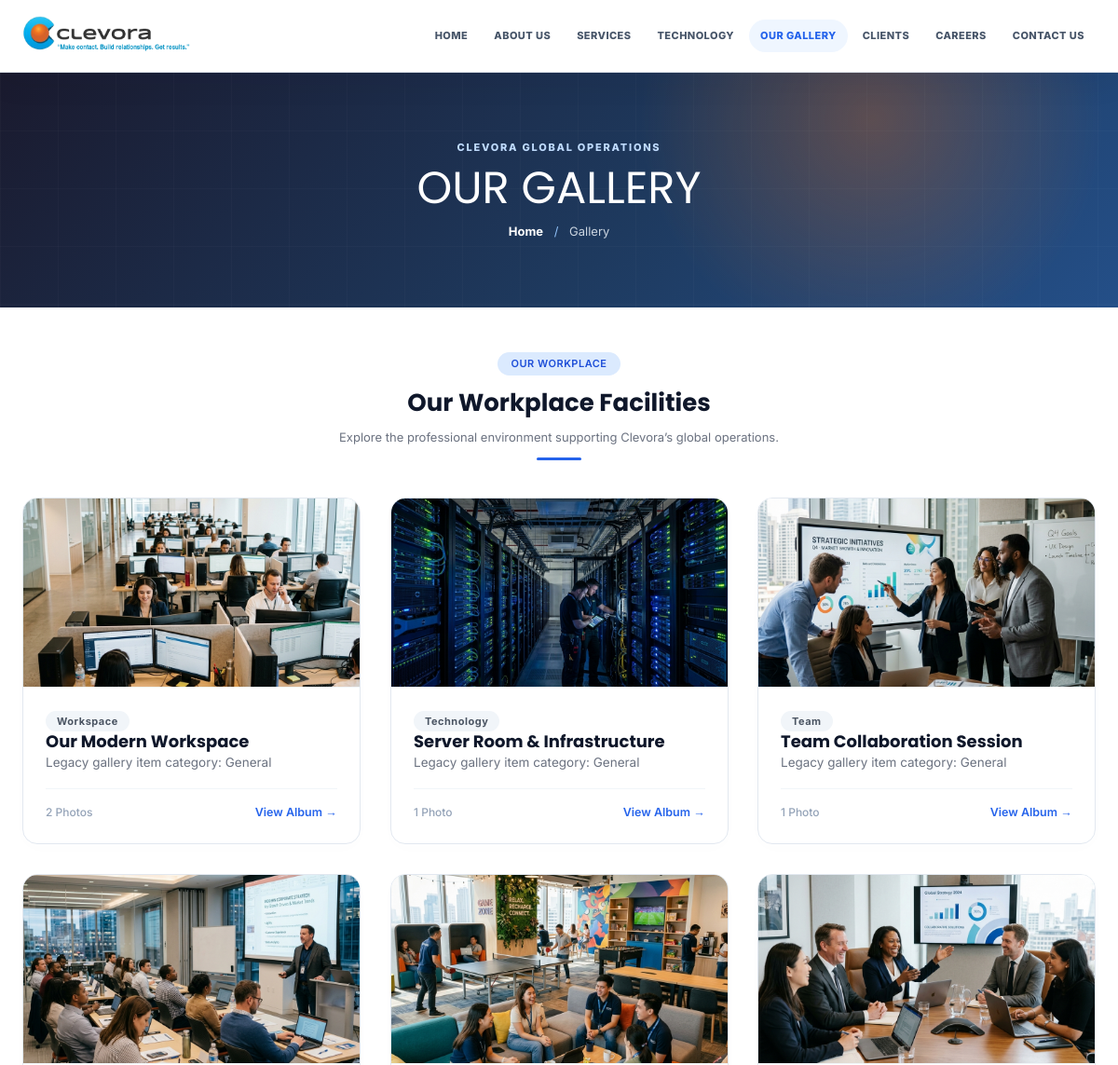
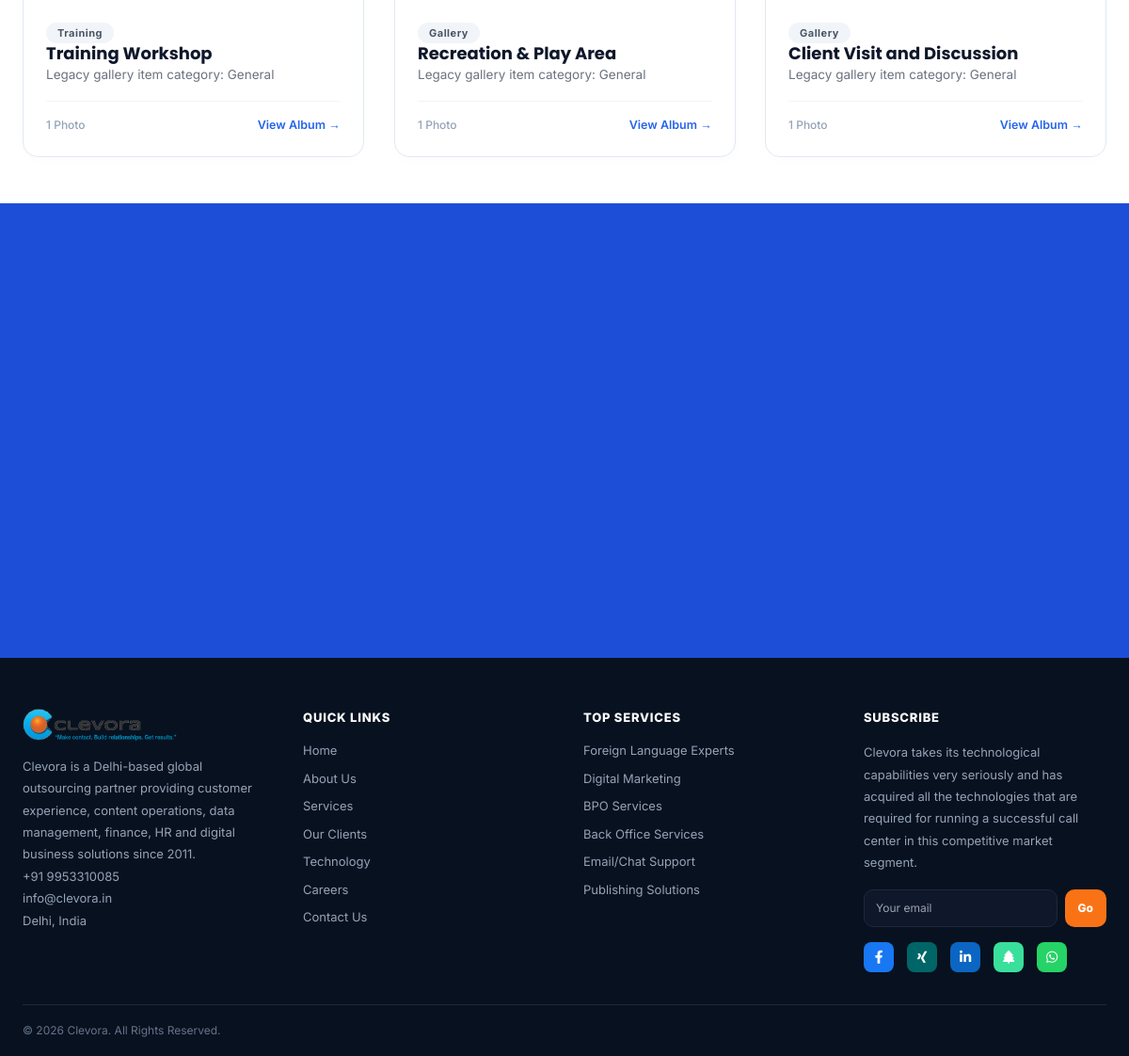
/album.php, run on the app's committed database (2 pictures, top to bottom).
### tables this page shows
CREATE TABLE `gallery_albums` (
  `id` int(11) NOT NULL AUTO_INCREMENT,
  `title` varchar(255) NOT NULL,
  `slug` varchar(255) NOT NULL,
  `description` text DEFAULT NULL,
  `cover_image` varchar(255) DEFAULT NULL,
  `sort_order` int(11) DEFAULT 0,
  `is_active` tinyint(4) DEFAULT 1,
  `created_at` timestamp NOT NULL DEFAULT current_timestamp(),
  `updated_at` timestamp NOT NULL DEFAULT current_timestamp() ON UPDATE current_timestamp(),
  PRIMARY KEY (`id`),
  UNIQUE KEY `slug` (`slug`)
);

CREATE TABLE `site_settings` (
  `setting_key` varchar(100) NOT NULL,
  `setting_value` longtext DEFAULT NULL,
  PRIMARY KEY (`setting_key`)
);

### includes/db.php (called while the page is built, shortened)
<?php
function setting(string $key, ?PDO $pdo): string {
    try {
        $s = $pdo->prepare("SELECT setting_value FROM site_settings WHERE setting_key = ?");
        $s->execute([$key]);
        $val = $s->fetchColumn();
        return $val !== false ? $val : get_default_setting($key);
    } catch (Exception $e) {
        return get_default_setting($key);
    }
}

### album.php (the view, shortened to what this page needs)
<?php
require_once 'includes/header.php';
include 'includes/page-banner.php';
$albums = [];
if ($pdo) {
    try {
        $albums = $pdo->query("
            SELECT a.*, COUNT(i.id) as photo_count
            FROM gallery_albums a
            INNER JOIN gallery_images i ON a.id = i.album_id
            WHERE a.is_active = 1 AND i.is_active = 1
            GROUP BY a.id
            ORDER BY a.sort_order ASC, a.id DESC
        ")->fetchAll();
    } catch (Exception $e) {
        error_log('Gallery albums query error: ' . $e->getMessage());
    }
}
?>
<div style="max-width:1200px; margin:0 auto; padding:48px 24px;" class="space-y-16">
  <div class="space-y-8">
    <div style="text-align:center; margin-bottom:40px;">
      <span style="display:inline-block; background:#dbeafe; color:#1d4ed8;
                   font-size:11px; font-weight:600; padding:4px 14px;
                   border-radius:20px; letter-spacing:.5px; margin-bottom:10px;">
        OUR WORKPLACE
      </span>
      <h2 style="font-size:26px; font-weight:700; color:#0f172a; margin-bottom:8px;">
        Our Workplace Facilities
      </h2>
      <p style="font-size:13px; color:#6b7280; max-width:500px; margin:0 auto;">
        Explore the professional environment supporting Clevora’s global operations.
      </p>
      <div style="width:48px; height:3px; background:#2563eb;
                  border-radius:2px; margin:12px auto 0;"></div>
    </div>
    <div class="grid grid-cols-1 md:grid-cols-3 gap-8">
      <?php foreach($albums as $idx => $alb):
        $tag = 'Gallery';
        if (stripos($alb['title'], 'workspace') !== false) {
            $tag = 'Workspace';
        } elseif (stripos($alb['title'], 'server') !== false || stripos($alb['title'], 'technology') !== false) {
            $tag = 'Technology';
        } elseif (stripos($alb['title'], 'team') !== false || stripos($alb['title'], 'collaboration') !== false) {
            $tag = 'Team';
        } elseif (stripos($alb['title'], 'training') !== false) {
            $tag = 'Training';
        } elseif (stripos($alb['title'], 'network') !== false || stripos($alb['title'], 'infrastructure') !== false) {
            $tag = 'Infrastructure';
        }
        if (isset($alb['fallback_images'])) {
            $images_list = $alb['fallback_images'];
        } else {
            $images_list = [];
            if ($pdo) {
                try {
                    $img_stmt = $pdo->prepare("SELECT image as url, caption FROM gallery_images WHERE album_id = ? AND is_active = 1 ORDER BY sort_order ASC, id ASC");
                    $img_stmt->execute([$alb['id']]);
                    $images_list = $img_stmt->fetchAll();
                } catch (Exception $e) {
                    error_log('Gallery images query error: ' . $e->getMessage());
                }
            }
        }
        $images_json = htmlspecialchars(json_encode($images_list), ENT_QUOTES, 'UTF-8');
      ?>
      <div class="gallery-card"
           onclick="openLightbox(<?= $alb['id'] ?>)"
           data-album-id="<?= $alb['id'] ?>"
           data-album-title="<?= htmlspecialchars($alb['title'], ENT_QUOTES, 'UTF-8') ?>"
           data-images="<?= $images_json ?>"
           style="cursor:pointer; background:#fff; border:1px solid #e2e8f0; border-radius:16px; overflow:hidden; display:flex; flex-direction:column; box-shadow:0 4px 20px rgba(0,0,0,0.01); transition:transform 0.2s, box-shadow 0.2s;"
           onmouseover="this.style.transform='translateY(-4px)'; this.style.boxShadow='0 10px 30px rgba(0,0,0,0.06)';"
           onmouseout="this.style.transform='translateY(0)'; this.style.boxShadow='0 4px 20px rgba(0,0,0,0.01)';">
        <div style="aspect-ratio:16/9; overflow:hidden; background:#f1f5f9; border-bottom:1px solid #f1f5f9; position:relative;">
          <img src="<?=htmlspecialchars($alb['cover_image'])?>"
               alt="<?=htmlspecialchars($alb['title']??'')?>"
               loading="lazy"
               style="width:100%; height:100%; object-fit:cover;">
        </div>
        <div style="padding:24px; flex:1; display:flex; flex-direction:column; justify-content:space-between; gap:16px;">
          <div class="space-y-3">
            <div>
              <span style="font-size:11px; font-weight:700; color:#4b5563; background:#f1f5f9; padding:4px 12px; border-radius:9999px; letter-spacing:0.5px;">
                <?=htmlspecialchars($tag)?>
              </span>
            </div>
            <h3 style="font-size:18px; font-weight:700; color:#0f172a; line-height:1.4; font-family:'Poppins', sans-serif; margin:0;">
              <?=htmlspecialchars($alb['title'])?>
            </h3>
            <p style="font-size:13.5px; color:#6b7280; line-height:1.6; margin:0;">
              <?=htmlspecialchars($alb['description'])?>
            </p>
          </div>
          <div style="border-top:1px solid #f1f5f9; padding-top:16px; display:flex; justify-content:space-between; align-items:center;">
            <span style="font-size:12px; color:#94a3b8; font-weight:500;">
              <?= $alb['photo_count'] ?> <?= $alb['photo_count'] === 1 ? 'Photo' : 'Photos' ?>
            </span>
            <span style="font-size:12.5px; font-weight:600; color:#2563eb; text-decoration:none;">
              View Album &rarr;
            </span>
          </div>
        </div>
      </div>
      <?php endforeach; ?>
    </div>
  </div>
</div>
<?php require_once 'includes/footer.php'; ?>

### includes/footer.php (shortened to what this page needs)
<?php if (!isset($hide_footer_cta) || !$hide_footer_cta):
?>
<section style="background:#1d4ed8; padding:80px 24px; color:#fff; text-align:center;">
</section>
<?php endif; ?>
<footer class="site-footer">
  <div class="site-footer__grid">
    <div>
      <a class="site-footer__brand" href="/" aria-label="Clevora home">
        <img class="site-footer__logo" src="/assets/images/logo.png" alt="Clevora">
      </a>
      <p>
        Clevora is a Delhi-based global outsourcing partner providing customer experience, content operations, data management, finance, HR and digital business solutions since 2011.
      </p>
      <div class="site-footer__contact">
        <span><?= htmlspecialchars(setting('contact_phone',$pdo)) ?></span>
        <span><?= htmlspecialchars(setting('contact_email',$pdo)) ?></span>
        <span><?= htmlspecialchars(setting('contact_address', $pdo)) ?></span>
      </div>
    </div>
    <div>
      <h4>Quick Links</h4>
      <?php
      $quick = [
        'Home' => '/',
        'About Us' => '/about-us.php',
        'Services' => '/services.php',
        'Our Clients' => '/clients.php',
        'Technology' => '/technology.php',
        'Careers' => '/career.php',
        'Contact Us' => '/contact.php'
      ];
      foreach($quick as $label => $href):
      ?>
      <a href="<?=$href?>"><?=$label?></a>
      <?php endforeach; ?>
    </div>
    <div>
      <h4>Top Services</h4>
      <?php
      $services_footer = [
        'Foreign Language Experts' => '/detail-services.php?slug=foreign-language-support',
        'Digital Marketing'        => '/detail-services.php?slug=digital-marketing',
        'BPO Services'             => '/detail-services.php?slug=business-outsourcing',
        'Back Office Services'     => '/detail-services.php?slug=back-office',
        'Email/Chat Support'       => '/contact.php',
        'Publishing Solutions'     => '/detail-services.php?slug=publishing-solutions',
      ];
      foreach($services_footer as $label => $href):
      ?>
      <a href="<?=$href?>"><?=$label?></a>
      <?php endforeach; ?>
    </div>
    <div>
      <h4>Subscribe</h4>
      <p><?= htmlspecialchars(setting('footer_subscribe_text',$pdo)) ?></p>
      <form id="newsletter-form" class="site-footer__form">
        <input type="email" name="email" placeholder="Your email" aria-label="Email address" required>
        <button type="submit">Go</button>
      </form>
      <div class="site-footer__socials" aria-label="Social links">
        <?php
        $fb = setting('social_facebook', $pdo) ?: 'https://www.facebook.com/clevora.India';
        $xing = setting('social_xing', $pdo) ?: 'https://www.xing.com/companies/clevoraglobaloutsourcingservices';
        $linkedin = setting('social_linkedin', $pdo) ?: 'https://www.linkedin.com/company/74049332/admin/feed/posts';
        $linktree = setting('social_linktree', $pdo) ?: 'https://linktr.ee/clevora';
        $whatsapp_num = setting('contact_whatsapp', $pdo) ?: '919953310085';
        if (str_starts_with($whatsapp_num, 'http://') || str_starts_with($whatsapp_num, 'https://')) {
            $whatsapp_url = $whatsapp_num;
        } else {
            $whatsapp_url = 'https://api.whatsapp.com/send?phone=' . urlencode(preg_replace('/[^0-9]/', '', $whatsapp_num)) . '&text=I%20am%20interested%20in%20your%20services';
        }
        $socials = [
          [$fb, '<i class="fa-brands fa-facebook-f"></i>', '#1877f2'],
          [$xing, '<i class="fa-brands fa-xing"></i>', '#006567'],
          [$linkedin, '<i class="fa-brands fa-linkedin-in"></i>', '#0a66c2'],
          [$linktree, '<i class="fa-solid fa-tree"></i>', '#39e09b'],
          [$whatsapp_url, '<i class="fa-brands fa-whatsapp"></i>', '#25d366']
        ];
        foreach($socials as [$url,$icon,$bg]):
        ?>
        <a href="<?=$url?>" target="_blank" rel="noopener" style="background:<?=$bg?>; color:#fff; display:inline-flex; align-items:center; justify-content:center; width:32px; height:32px; border-radius:8px; font-size:14px; text-decoration:none; margin-right:6px; transition: opacity 0.2s;" onmouseover="this.style.opacity='0.85'" onmouseout="this.style.opacity='1'"><?=$icon?></a>
        <?php endforeach; ?>
      </div>
    </div>
  </div>
  <div class="site-footer__bottom">
    <span>© <?=date('Y')?> Clevora. All Rights Reserved.</span>
  </div>
</footer>
</body>
</html>

### assets/css/custom.css (style rules this page uses)
:root { --navy: #1a1a2e; --navy-mid: #1e3a5f; --blue: #2563eb; --blue-hover: #1d4ed8; --blue-light: #eff6ff; --blue-border: #dbeafe; --orange: #f97316; --orange-hover: #ea6c0a; --bg-page: #ffffff; --bg-section: #f8f9fc; --bg-hero: #f0f4ff; --border: #e8eaf0; --border-hover: #93c5fd; --text-dark: #0f172a; --text-body: #374151; --text-muted: #6b7280; --text-hint: #9ca3af; --radius-sm: 6px; --radius-md: 10px; --radius-lg: 14px; --shadow-card: 0 2px 8px rgba(37, 99, 235, .06); --shadow-hover: 0 4px 16px rgba(37, 99, 235, .10); }
* { box-sizing: border-box; margin: 0; padding: 0; }
body { font-family: 'Inter', system-ui, sans-serif; background: var(--bg-page); color: var(--text-body); font-size: 14px; line-height: 1.6; }
h1, h2 { font-family: 'Poppins', sans-serif; color: var(--text-dark); }
h3, h4 { font-family: 'Inter', sans-serif; color: var(--text-dark); }
a { text-decoration: none; color: var(--blue); transition: color .15s; }
img { max-width: 100%; height: auto; display: block; }
.site-footer { background: #08111f; color: #94a3b8; }
.site-footer__grid { width: min(1200px, calc(100% - 48px)); margin: 0 auto; padding: 54px 0 34px; display: grid; grid-template-columns: 1.4fr 1fr 1fr 1fr; gap: 32px; }
.site-footer__brand { display: inline-flex; align-items: center; gap: 12px; color: #fff; margin-bottom: 16px; }
.site-footer__logo { height: 40px; width: auto; object-fit: contain; }
.site-footer p, .site-footer__contact span { display: block; color: #94a3b8; font-size: 13px; line-height: 1.8; }
.site-footer h4 { color: #fff; font-size: 13px; font-weight: 800; margin-bottom: 16px; text-transform: uppercase; letter-spacing: .06em; }
.site-footer a { display: block; color: #94a3b8; font-size: 13px; margin-bottom: 10px; }
.site-footer__form { display: flex; gap: 8px; margin: 16px 0; }
.site-footer__form input { min-width: 0; flex: 1; border: 1px solid #1e293b; border-radius: var(--radius-md); background: #0f172a; color: #fff; padding: 10px 12px; font-size: 12px; }
.site-footer__form button { border: 0; border-radius: var(--radius-md); background: var(--orange); color: #fff; padding: 0 14px; font-size: 12px; font-weight: 800; cursor: pointer; }
.site-footer__socials { display: flex; gap: 8px; }
.site-footer__socials a { width: 32px; height: 32px; margin: 0; border-radius: 8px; display: flex; align-items: center; justify-content: center; color: #fff; font-weight: 800; }
.site-footer__bottom { border-top: 1px solid #1e293b; width: min(1200px, calc(100% - 48px)); margin: 0 auto; padding: 18px 0; display: flex; justify-content: space-between; gap: 12px; color: #64748b; font-size: 12px; }
body { top: 0 !important; }
.site-footer__grid { grid-template-columns: repeat(4, 1fr); gap: 40px; }
section, .hero, .content-wrapper, .site-footer { animation: fadeInUp 0.7s cubic-bezier(0.16, 1, 0.3, 1) forwards; }
.grid>div, .card-grid>article, .benefits-grid>div { opacity: 0; animation: fadeInUp 0.7s cubic-bezier(0.16, 1, 0.3, 1) forwards; }
.grid>div:nth-child(1), .card-grid>article:nth-child(1) { animation-delay: 0.05s; }
.grid>div:nth-child(2), .card-grid>article:nth-child(2) { animation-delay: 0.1s; }
.grid>div:nth-child(3), .card-grid>article:nth-child(3) { animation-delay: 0.15s; }
.grid>div:nth-child(4), .card-grid>article:nth-child(4) { animation-delay: 0.2s; }
.reveal-on-scroll { opacity: 0; transform: translateY(28px); transition: opacity 0.65s cubic-bezier(0.16, 1, 0.3, 1), transform 0.65s cubic-bezier(0.16, 1, 0.3, 1); transition-delay: var(--reveal-delay, 0ms); will-change: opacity, transform; }
.reveal-on-scroll.is-visible { opacity: 1; transform: translateY(0); }

### data on the page
gallery_albums: cover_image (picture), title "Workspace", title "Our Modern Workspace", description "Legacy gallery item category: General", photo_count "2", shows "Photos"
gallery_albums: cover_image (picture), title "Technology", title "Server Room & Infrastructure", description "Legacy gallery item category: General", photo_count "1", shows "Photo"
gallery_albums: cover_image (picture), title "Team", title "Team Collaboration Session", description "Legacy gallery item category: General", photo_count "1", shows "Photo"
gallery_albums: cover_image (picture), title "Training", title "Training Workshop", description "Legacy gallery item category: General", photo_count "1", shows "Photo"
gallery_albums: cover_image (picture), tag "Gallery", title "Recreation & Play Area", description "Legacy gallery item category: General", photo_count "1", shows "Photo"
gallery_albums: cover_image (picture), tag "Gallery", title "Client Visit and Discussion", description "Legacy gallery item category: General", photo_count "1", shows "Photo"
site_settings: setting_value "+91 9953310085"
site_settings: setting_value "info@clevora.in"
site_settings: setting_value "Delhi, India"
site_settings: setting_value "Clevora takes its technological capabilities very seriously and has acquired all the technologies that are required for running a successful call center in this competitive market segment."

### other printed values
$label "HOME"
$label "ABOUT US"
$label "SERVICES"
$label "TECHNOLOGY"
$label "OUR GALLERY"
$label "CLIENTS"
$label "CAREERS"
$label "CONTACT US"
$pageBannerTitle "OUR GALLERY"
$pageBannerBreadcrumb "Gallery"
$label "Home"
$label "About Us"
$label "Services"
$label "Our Clients"
$label "Technology"
